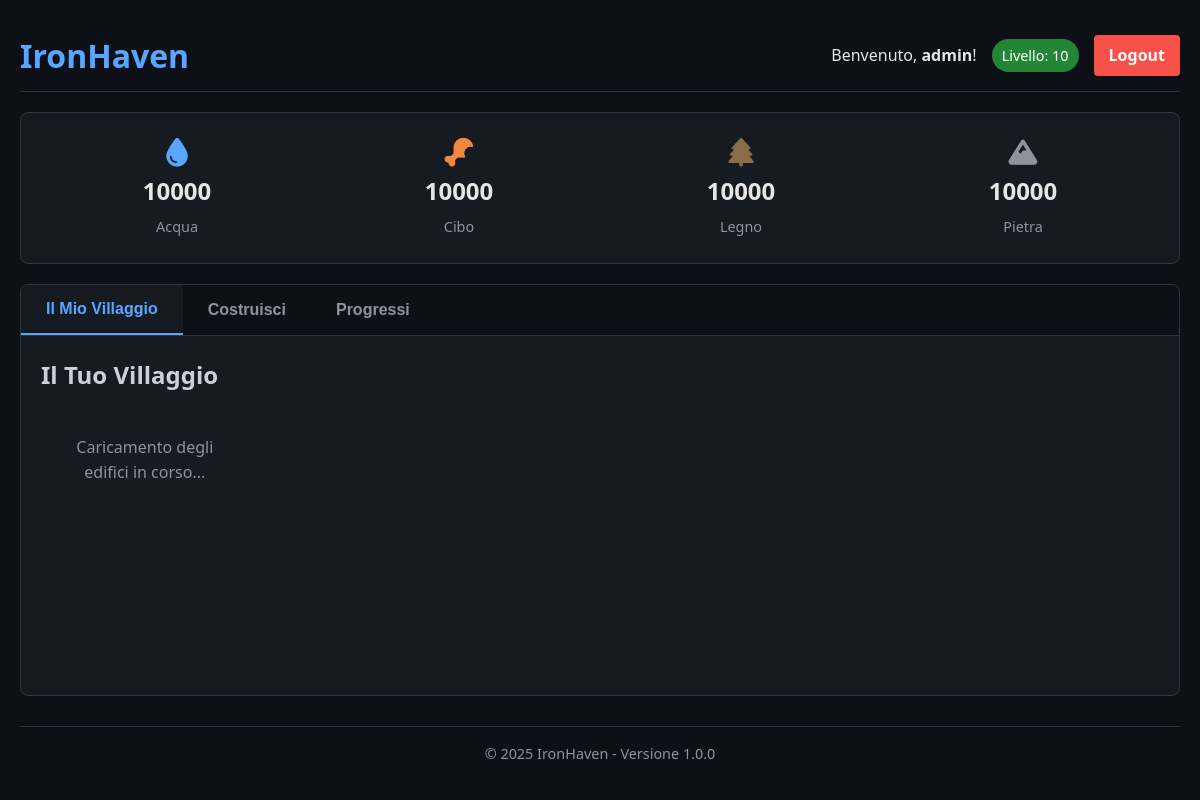
The page / (signed in) on the database its author committed.
### tables this page shows
CREATE TABLE player_levels (
    level_id INT AUTO_INCREMENT PRIMARY KEY,
    user_id INT NOT NULL,
    current_level INT DEFAULT 1,
    experience_points INT DEFAULT 0,
    next_level_xp INT DEFAULT 100,
    FOREIGN KEY (user_id) REFERENCES users(user_id) ON DELETE CASCADE
);

CREATE TABLE player_resources (
    resource_id INT AUTO_INCREMENT PRIMARY KEY,
    user_id INT NOT NULL,
    water INT DEFAULT 100,
    food INT DEFAULT 100,
    wood INT DEFAULT 50,
    stone INT DEFAULT 20,
    max_capacity INT DEFAULT 1000,
    last_update DATETIME DEFAULT CURRENT_TIMESTAMP,
    FOREIGN KEY (user_id) REFERENCES users(user_id) ON DELETE CASCADE
);

### backend.php (called while the page is built, shortened)
<?php
function db_connect() {
    try {
        $pdo = new PDO(
            'mysql:host=' . DB_HOST . ';dbname=' . DB_NAME . ';charset=utf8mb4',
            DB_USER,
            DB_PASS,
            [PDO::ATTR_ERRMODE => PDO::ERRMODE_EXCEPTION]
        );
        return $pdo;
    } catch (PDOException $e) {
        die('Errore di connessione al database: ' . $e->getMessage());
    }
}
function is_logged_in() {
    return isset($_SESSION['logged_in']) && $_SESSION['logged_in'] === true;
}
function get_player_resources($user_id) {
    try {
        $pdo = db_connect();
        $stmt = $pdo->prepare('SELECT * FROM player_resources WHERE user_id = ?');
        $stmt->execute([$user_id]);
        return $stmt->fetch(PDO::FETCH_ASSOC);
    } catch (PDOException $e) {
        return ['error' => 'Errore nel recupero delle risorse: ' . $e->getMessage()];
    }
}
function get_player_level($user_id) {
    try {
        $pdo = db_connect();
        $stmt = $pdo->prepare('SELECT * FROM player_levels WHERE user_id = ?');
        $stmt->execute([$user_id]);
        return $stmt->fetch(PDO::FETCH_ASSOC);
    } catch (PDOException $e) {
        return ['error' => 'Errore nel recupero del livello: ' . $e->getMessage()];
    }
}
?>

### index.php (the view, shortened to what this page needs)
<?php
require_once 'backend.php';
$logged_in = is_logged_in();
$user_id = $_SESSION['user_id'] ?? null;
$username = $_SESSION['username'] ?? null;
$resources = $logged_in ? get_player_resources($user_id) : null;
$player_level = $logged_in ? get_player_level($user_id) : null;
?>
<!DOCTYPE html>
<html lang="it">
<head>
    <link rel="stylesheet" href="https://cdnjs.cloudflare.com/ajax/libs/font-awesome/6.5.1/css/all.min.css">
    <link rel="stylesheet" href="css/style.css">
</head>
<body>
    <div class="game-container">
        <header>
            <h1><?php echo SITE_NAME; ?></h1>
            <div class="user-info">
                <?php if ($logged_in): ?>
                    <span class="welcome">Benvenuto, <strong><?php echo htmlspecialchars($username); ?></strong>!</span>
                    <span class="level">Livello: <?php echo $player_level['current_level']; ?></span>
                    <a href="#" class="logout-btn" id="logout-btn">Logout</a>
                <?php else: ?>
                    <a href="#" class="login-btn" id="login-btn">Login</a>
                    <a href="#" class="register-btn" id="register-btn">Registrati</a>
                <?php endif; ?>
            </div>
        </header>
        <?php if ($logged_in): ?>
        <div class="resources-container">
            <div class="resource">
                <i class="fas fa-tint resource-icon water-icon"></i>
                <span class="resource-value" id="water-value"><?php echo $resources['water']; ?></span>
                <span class="resource-name">Acqua</span>
            </div>
            <div class="resource">
                <i class="fas fa-drumstick-bite resource-icon food-icon"></i>
                <span class="resource-value" id="food-value"><?php echo $resources['food']; ?></span>
                <span class="resource-name">Cibo</span>
            </div>
            <div class="resource">
                <i class="fas fa-tree resource-icon wood-icon"></i>
                <span class="resource-value" id="wood-value"><?php echo $resources['wood']; ?></span>
                <span class="resource-name">Legno</span>
            </div>
            <div class="resource">
                <i class="fas fa-mountain resource-icon stone-icon"></i>
                <span class="resource-value" id="stone-value"><?php echo $resources['stone']; ?></span>
                <span class="resource-name">Pietra</span>
            </div>
        </div>
        <div class="game-main">
            <div class="game-tabs">
                <button class="tab-btn active" data-tab="village">Il Mio Villaggio</button>
                <button class="tab-btn" data-tab="buildings">Costruisci</button>
                <button class="tab-btn" data-tab="progress">Progressi</button>
            </div>
            <div class="tab-content">
                <div class="tab-pane active" id="village-tab">
                    <h2>Il Tuo Villaggio</h2>
                    <div class="village-area">
                        <div class="buildings-grid" id="player-buildings-grid">
                            <div class="loading">Caricamento degli edifici in corso...</div>
                        </div>
                    </div>
                </div>
            </div>
        </div>
        <?php endif; ?>
        <footer>
            <div class="footer-content">
                <p>&copy; <?php echo date('Y'); ?> <?php echo SITE_NAME; ?> - Versione <?php echo GAME_VERSION; ?></p>
            </div>
        </footer>
    </div>
</body>
</html>

### css/style.css (style rules this page uses)
* { margin: 0; padding: 0; box-sizing: border-box; }
body { font-family: 'Segoe UI', Tahoma, Geneva, Verdana, sans-serif; background-color: #0d1117; color: #e6e6e6; line-height: 1.6; }
.game-container { max-width: 1200px; margin: 0 auto; padding: 20px; min-height: 100vh; display: flex; flex-direction: column; }
header { display: flex; justify-content: space-between; align-items: center; padding: 10px 0; margin-bottom: 20px; border-bottom: 1px solid #30363d; }
header h1 { color: #58a6ff; font-size: 2rem; }
.user-info { display: flex; align-items: center; gap: 15px; }
.welcome { font-size: 1rem; }
.level { background-color: #238636; color: white; padding: 5px 10px; border-radius: 20px; font-size: 0.9rem; }
.login-btn, .register-btn, .logout-btn { padding: 8px 15px; border-radius: 4px; text-decoration: none; font-weight: bold; cursor: pointer; transition: all 0.3s ease; }
.logout-btn { background-color: #f85149; color: white; }
.resources-container { display: flex; justify-content: space-between; background-color: #161b22; border-radius: 8px; padding: 15px; margin-bottom: 20px; border: 1px solid #30363d; }
.resource { display: flex; flex-direction: column; align-items: center; flex: 1; padding: 10px; text-align: center; }
.resource-icon { font-size: 1.8rem; margin-bottom: 5px; }
.water-icon { color: #58a6ff; }
.food-icon { color: #f0883e; }
.wood-icon { color: #8b6d4b; }
.stone-icon { color: #8d949e; }
.resource-value { font-size: 1.5rem; font-weight: bold; margin-bottom: 5px; }
.resource-name { font-size: 0.9rem; color: #8d949e; }
.game-main { flex: 1; background-color: #161b22; border-radius: 8px; border: 1px solid #30363d; overflow: hidden; }
.game-tabs { display: flex; background-color: #0d1117; border-bottom: 1px solid #30363d; }
.tab-btn { background: none; border: none; padding: 15px 25px; color: #8d949e; font-size: 1rem; cursor: pointer; transition: all 0.3s ease; font-weight: bold; }
.tab-btn.active { background-color: #161b22; color: #58a6ff; border-bottom: 2px solid #58a6ff; }
.tab-content { padding: 20px; }
.tab-pane { display: none; }
.tab-pane.active { display: block; }
.tab-pane h2 { color: #c9d1d9; margin-bottom: 20px; font-size: 1.5rem; }
.village-area { display: flex; flex-direction: column; gap: 20px; }
.buildings-grid { display: grid; grid-template-columns: repeat(auto-fill, minmax(200px, 1fr)); gap: 20px; }
footer { margin-top: 30px; padding: 15px 0; border-top: 1px solid #30363d; text-align: center; color: #8d949e; font-size: 0.9rem; }
.loading { text-align: center; padding: 20px; color: #8d949e; }

### rows shown on the page
player_levels: current_level "10"
player_resources: water "10000", food "10000", wood "10000", stone "10000"

### other values the page prints
SITE_NAME "IronHaven"
$username "admin"
GAME_VERSION "1.0.0"
